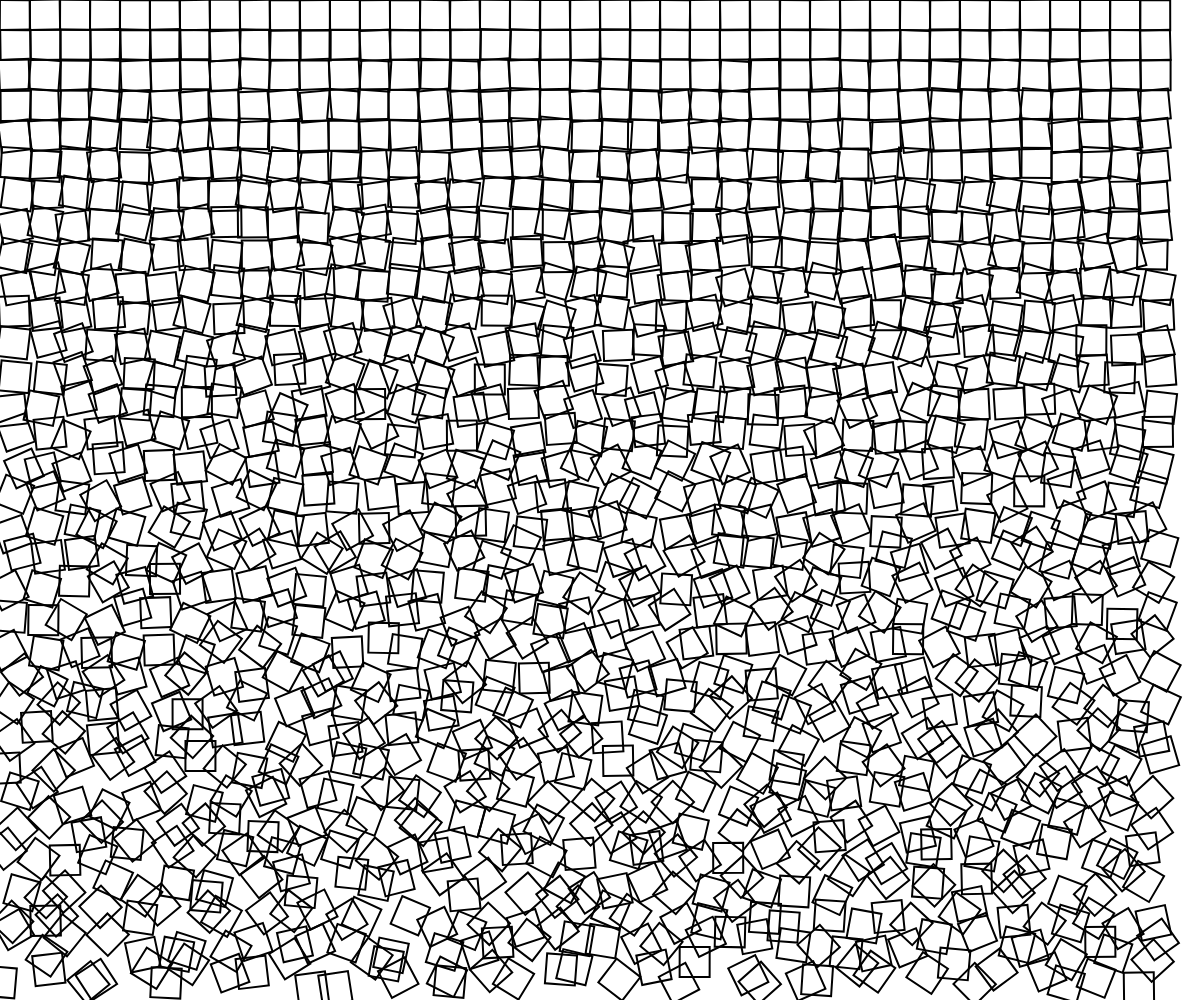
Frame 1 (no input)
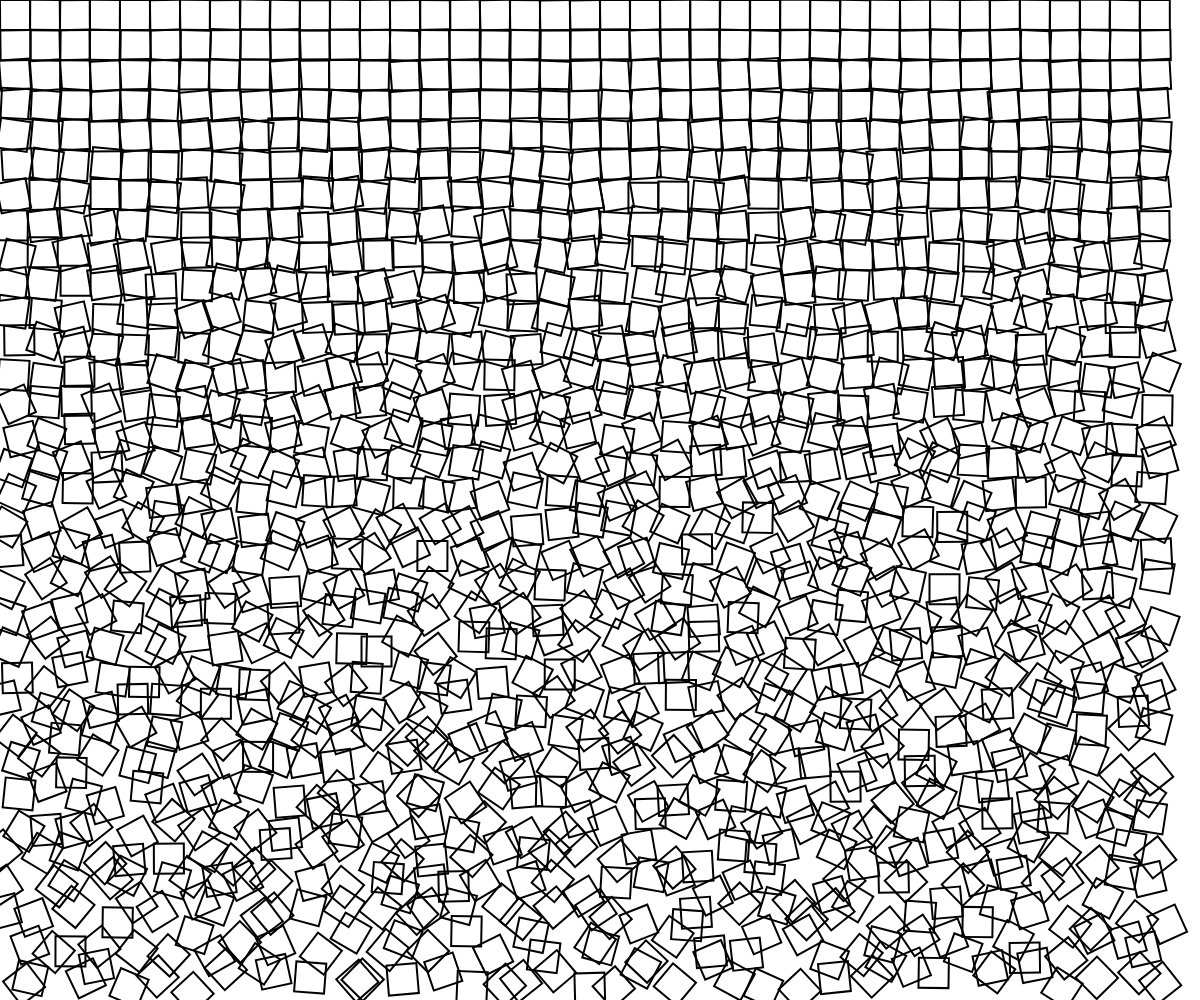
Frame 2 (the mouse pressed at the canvas centre, redrawn once)

The p5.js sketch that drew these frames (run headless with seeded random() and noise() and a simulated clock; the mouse was pressed at the canvas centre and the sketch redrawn once):

// p5.js sketch
// ── sketch.js
// Cubic Disarray Reproduction
const squareSize = 30;

function setup() {
  createCanvas(windowWidth, windowHeight);
  strokeWeight(2);
  rectMode(CENTER);
  noFill();
  noLoop();
}

function drawRectangles(){
  for (let x = squareSize/2; x < width-squareSize/2; x+=squareSize){
    for (let y=squareSize/2; y <height-squareSize/2; y+=squareSize){
      push();
      translate(x,y);
      let rAmount = map(y,0,height,0,60);
      rotate(radians(random(-rAmount,rAmount)));
      let offset = map(y,0,height,0, 15);
      rect(random(-offset,offset),random(-offset,offset),squareSize,squareSize);
      pop();
    }
  }
}

function draw() {
  background(255);
  drawRectangles();

}
